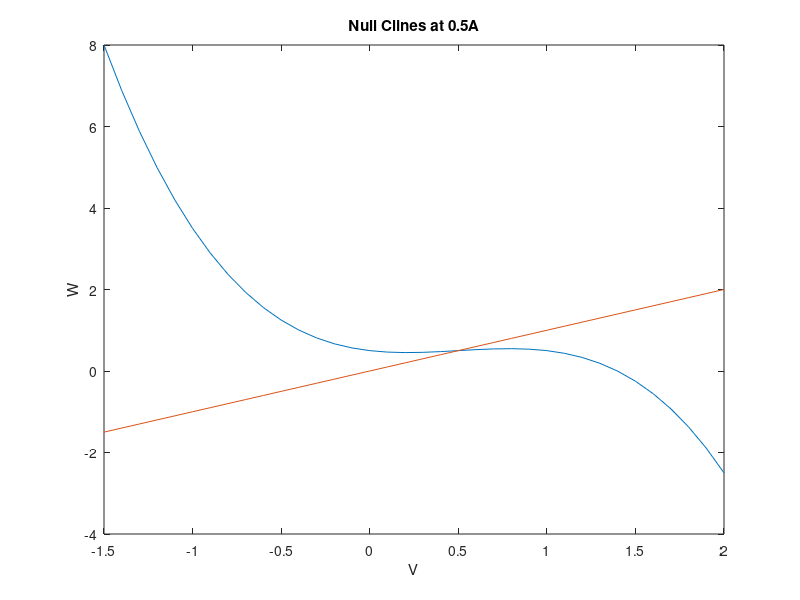

This chart was generated by the following MATLAB code: (Note: this script raises an error after producing the figure.)
%Parth Doshi
%BE17B024
%Case 2

a = 0.5;
b = 0.1;
r = 0.1;

%For Case 2, choose input current
I = 0.5;

%Null-cline in the range -1.5 to 2
v_i = -1.5:0.1:2;
w = v_i.*(a-v_i).*(v_i-1) + I;

plot(v_i,w);
hold on
ax = gca;
ylabel({'W'});
xlabel({'V'});
title({'Null Clines at 0.5A'});

w_i = -1.5:0.1:2;
v = r.*w_i/b;
plot(w_i,v);

%Phase plots
[vp,wp] = gen_fhn(0.5,0.501,0.501);
a = plot(vp,wp);
title({'Trajectory'});

hold off

%Plot for V vs time
t = 0:0.1:100;
plot(t,vp);
hold on
ax = gca;
ylabel({'V'});
xlabel({'t(s)'});
title({'V vs time'});

%Plot for W vs time
t = 0:0.1:100;
plot(t,wp);
hold on
ax = gca;
ylabel({'W'});
xlabel({'t(s)'});
title({'W vs time'});